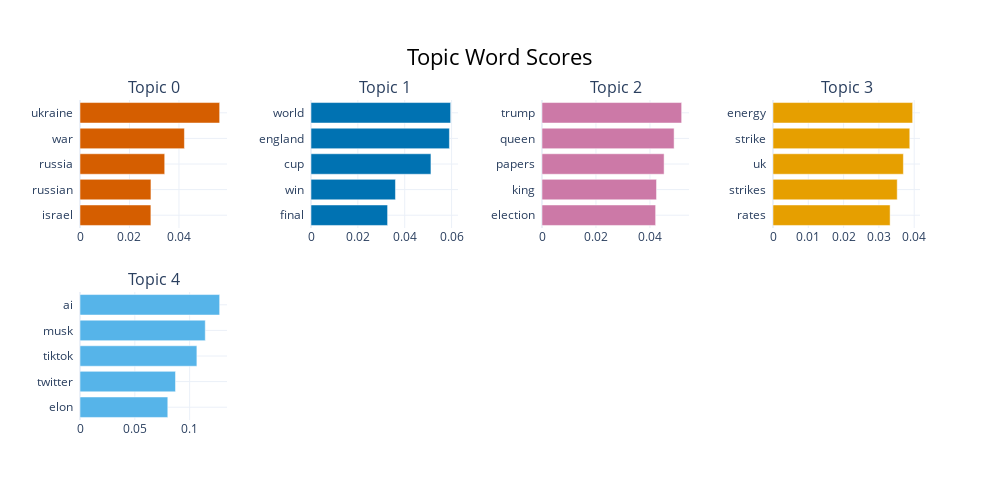
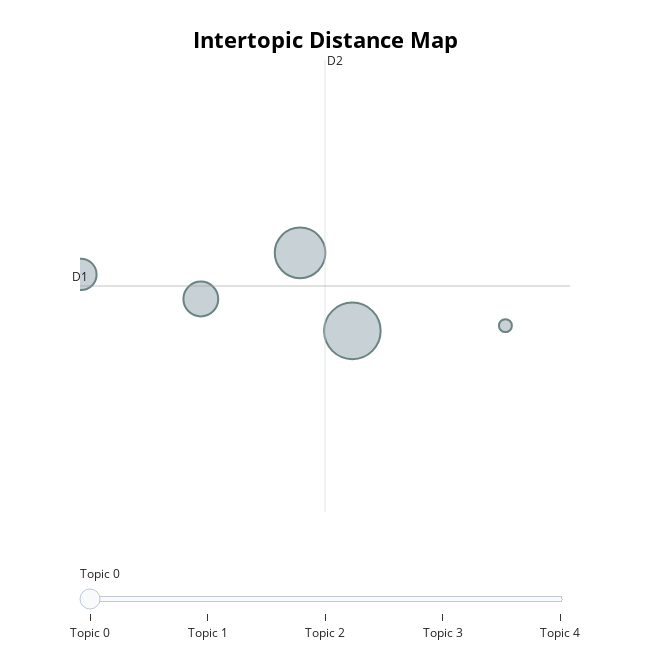
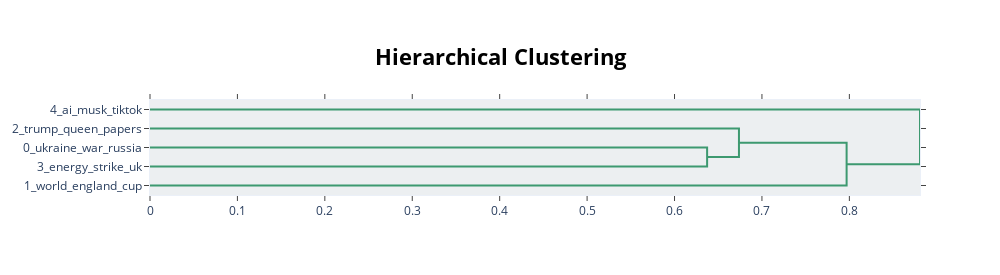

The notebook cell these images were saved under, in order:
### Code cell
# Barchart – kiekvienos temos dažniausi žodžiai
fig_bar = topic_model_1.visualize_barchart(top_n_topics=7)
fig_bar.show()

# 2D projekcija (UMAP)
fig_topics = topic_model_1.visualize_topics()
fig_topics.show()

# Temų hierarchija
fig_h = topic_model_1.visualize_hierarchy()
fig_h.show()

### Figure 1 — Plotly figure (JSON) as saved in the notebook; plotly's stock layout.template omitted (floating-point values rounded to 4 significant figures)
{"data": [{"marker": {"color": "#D55E00"}, "orientation": "h", "type": "bar", "x": [0.02866, 0.02868, 0.03424, 0.0422, 0.05645], "xaxis": "x", "y": ["israel  ", "russian  ", "russia  ", "war  ", "ukraine  "], "yaxis": "y"}, {"marker": {"color": "#0072B2"}, "orientation": "h", "type": "bar", "x": [0.03269, 0.03605, 0.05119, 0.05908, 0.05961], "xaxis": "x2", "y": ["final  ", "win  ", "cup  ", "england  ", "world  "], "yaxis": "y2"}, {"marker": {"color": "#CC79A7"}, "orientation": "h", "type": "bar", "x": [0.0421, 0.04243, 0.04524, 0.04894, 0.05174], "xaxis": "x3", "y": ["election  ", "king  ", "papers  ", "queen  ", "trump  "], "yaxis": "y3"}, {"marker": {"color": "#E69F00"}, "orientation": "h", "type": "bar", "x": [0.03317, 0.03519, 0.03693, 0.03874, 0.03956], "xaxis": "x4", "y": ["rates  ", "strikes  ", "uk  ", "strike  ", "energy  "], "yaxis": "y4"}, {"marker": {"color": "#56B4E9"}, "orientation": "h", "type": "bar", "x": [0.08007, 0.0871, 0.1066, 0.1143, 0.1274], "xaxis": "x5", "y": ["elon  ", "twitter  ", "tiktok  ", "musk  ", "ai  "], "yaxis": "y5"}], "layout": {"annotations": [{"font": {"size": 16}, "showarrow": false, "text": "Topic 0", "x": 0.0875, "xanchor": "center", "xref": "paper", "y": 1, "yanchor": "bottom", "yref": "paper"}, {"font": {"size": 16}, "showarrow": false, "text": "Topic 1", "x": 0.3625, "xanchor": "center", "xref": "paper", "y": 1, "yanchor": "bottom", "yref": "paper"}, {"font": {"size": 16}, "showarrow": false, "text": "Topic 2", "x": 0.6375, "xanchor": "center", "xref": "paper", "y": 1, "yanchor": "bottom", "yref": "paper"}, {"font": {"size": 16}, "showarrow": false, "text": "Topic 3", "x": 0.9125, "xanchor": "center", "xref": "paper", "y": 1, "yanchor": "bottom", "yref": "paper"}, {"font": {"size": 16}, "showarrow": false, "text": "Topic 4", "x": 0.0875, "xanchor": "center", "xref": "paper", "y": 0.4, "yanchor": "bottom", "yref": "paper"}], "height": 500, "hoverlabel": {"bgcolor": "white", "font": {"family": "Rockwell", "size": 16}}, "showlegend": false, "title": {"font": {"color": "Black", "size": 22}, "text": "Topic Word Scores", "x": 0.5, "xanchor": "center", "yanchor": "top"}, "width": 1000, "xaxis": {"anchor": "y", "domain": [0, 0.175], "showgrid": true}, "xaxis2": {"anchor": "y2", "domain": [0.275, 0.45], "showgrid": true}, "xaxis3": {"anchor": "y3", "domain": [0.55, 0.725], "showgrid": true}, "xaxis4": {"anchor": "y4", "domain": [0.825, 1], "showgrid": true}, "xaxis5": {"anchor": "y5", "domain": [0, 0.175], "showgrid": true}, "xaxis6": {"anchor": "y6", "domain": [0.275, 0.45], "showgrid": true}, "xaxis7": {"anchor": "y7", "domain": [0.55, 0.725], "showgrid": true}, "xaxis8": {"anchor": "y8", "domain": [0.825, 1], "showgrid": true}, "yaxis": {"anchor": "x", "domain": [0.6, 1], "showgrid": true}, "yaxis2": {"anchor": "x2", "domain": [0.6, 1], "showgrid": true}, "yaxis3": {"anchor": "x3", "domain": [0.6, 1], "showgrid": true}, "yaxis4": {"anchor": "x4", "domain": [0.6, 1], "showgrid": true}, "yaxis5": {"anchor": "x5", "domain": [0, 0.4], "showgrid": true}, "yaxis6": {"anchor": "x6", "domain": [0, 0.4], "showgrid": true}, "yaxis7": {"anchor": "x7", "domain": [0, 0.4], "showgrid": true}, "yaxis8": {"anchor": "x8", "domain": [0, 0.4], "showgrid": true}}}

### Figure 2 — Plotly figure (JSON) as saved in the notebook; plotly's stock layout.template omitted (floating-point values rounded to 4 significant figures)
{"data": [{"customdata": [[0, "ukraine | war | russia | russian | israel", 10349], [1, "world | england | cup | win | final", 8291], [2, "trump | queen | papers | king | election", 3923], [3, "energy | strike | uk | strikes | rates", 3181], [4, "ai | musk | tiktok | twitter | elon", 544]], "hovertemplate": "<b>Topic %{customdata[0]}</b><br>%{customdata[1]}<br>Size: %{customdata[2]}", "legendgroup": "", "marker": {"color": "#B0BEC5", "line": {"color": "DarkSlateGrey", "width": 2}, "size": [10349, 8291, 3923, 3181, 544], "sizemode": "area", "sizeref": 6.468, "symbol": "circle"}, "mode": "markers", "name": "", "orientation": "v", "showlegend": false, "type": "scatter", "x": [1.301, 1.056, 0.5907, 0.02881, 2.018], "xaxis": "x", "y": [21.46, 22.85, 22.03, 22.47, 21.56], "yaxis": "y"}], "layout": {"annotations": [{"showarrow": false, "text": "D1", "x": 0.02449, "y": 22.26, "yshift": 10}, {"showarrow": false, "text": "D2", "x": 1.173, "xshift": 10, "y": 26.28}], "height": 650, "hoverlabel": {"bgcolor": "white", "font": {"family": "Rockwell", "size": 16}}, "legend": {"itemsizing": "constant", "tracegroupgap": 0}, "margin": {"t": 60}, "shapes": [{"line": {"color": "#CFD8DC", "width": 2}, "type": "line", "x0": 1.173, "x1": 1.173, "y0": 18.24, "y1": 26.28}, {"line": {"color": "#9E9E9E", "width": 2}, "type": "line", "x0": 0.02449, "x1": 2.321, "y0": 22.26, "y1": 22.26}], "sliders": [{"active": 0, "pad": {"t": 50}, "steps": [{"args": [{"marker.color": [["red", "#B0BEC5", "#B0BEC5", "#B0BEC5", "#B0BEC5"]]}], "label": "Topic 0", "method": "update"}, {"args": [{"marker.color": [["#B0BEC5", "red", "#B0BEC5", "#B0BEC5", "#B0BEC5"]]}], "label": "Topic 1", "method": "update"}, {"args": [{"marker.color": [["#B0BEC5", "#B0BEC5", "red", "#B0BEC5", "#B0BEC5"]]}], "label": "Topic 2", "method": "update"}, {"args": [{"marker.color": [["#B0BEC5", "#B0BEC5", "#B0BEC5", "red", "#B0BEC5"]]}], "label": "Topic 3", "method": "update"}, {"args": [{"marker.color": [["#B0BEC5", "#B0BEC5", "#B0BEC5", "#B0BEC5", "red"]]}], "label": "Topic 4", "method": "update"}]}], "title": {"font": {"color": "Black", "size": 22}, "text": "<b>Intertopic Distance Map</b>", "x": 0.5, "xanchor": "center", "y": 0.95, "yanchor": "top"}, "width": 650, "xaxis": {"anchor": "y", "domain": [0, 1], "range": [0.02449, 2.321], "title": {"text": ""}, "visible": false}, "yaxis": {"anchor": "x", "domain": [0, 1], "range": [18.24, 26.28], "title": {"text": ""}, "visible": false}}}

### Figure 3 — Plotly figure (JSON) as saved in the notebook; plotly's stock layout.template omitted (floating-point values rounded to 4 significant figures)
{"data": [{"hoverinfo": "text", "marker": {"color": "rgb(61,153,112)"}, "mode": "lines", "type": "scatter", "x": [0.0, 0.6373, 0.6373, 0.0], "xaxis": "x", "y": [-25.0, -25.0, -35.0, -35.0], "yaxis": "y"}, {"hoverinfo": "text", "marker": {"color": "rgb(61,153,112)"}, "mode": "lines", "type": "scatter", "x": [0.0, 0.6737, 0.6737, 0.6373], "xaxis": "x", "y": [-15.0, -15.0, -30.0, -30.0], "yaxis": "y"}, {"hoverinfo": "text", "marker": {"color": "rgb(61,153,112)"}, "mode": "lines", "type": "scatter", "x": [0.6737, 0.7969, 0.7969, 0.0], "xaxis": "x", "y": [-22.5, -22.5, -45.0, -45.0], "yaxis": "y"}, {"hoverinfo": "text", "marker": {"color": "rgb(61,153,112)"}, "mode": "lines", "type": "scatter", "x": [0.0, 0.8808, 0.8808, 0.7969], "xaxis": "x", "y": [-5.0, -5.0, -33.75, -33.75], "yaxis": "y"}], "layout": {"autosize": false, "height": 275, "hoverlabel": {"bgcolor": "white", "font": {"family": "Rockwell", "size": 16}}, "hovermode": "closest", "plot_bgcolor": "#ECEFF1", "showlegend": false, "title": {"font": {"color": "Black", "size": 22}, "text": "<b>Hierarchical Clustering</b>", "x": 0.5, "xanchor": "center", "yanchor": "top"}, "width": 1000, "xaxis": {"mirror": "allticks", "rangemode": "tozero", "showgrid": false, "showline": true, "showticklabels": true, "ticks": "outside", "type": "linear", "zeroline": false}, "yaxis": {"mirror": "allticks", "range": [-50, 0], "rangemode": "tozero", "showgrid": false, "showline": true, "showticklabels": true, "tickmode": "array", "ticks": "outside", "ticktext": ["4_ai_musk_tiktok", "2_trump_queen_papers", "0_ukraine_war_russia", "3_energy_strike_uk", "1_world_england_cup"], "tickvals": [-5, -15, -25, -35, -45], "type": "linear", "zeroline": false}}}
